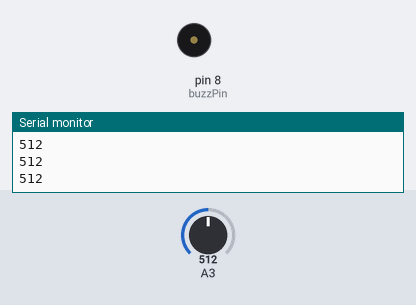
This sketch was run on a simulated Arduino Uno, built with avr-gcc and run on an emulated ATmega328P. Shown: buzzer (waves = sounding, pin HIGH), the last lines printed to the serial monitor. The inputs (shaded band) are chosen by the test bench; at power-on: A3 = 512.

Above: at 1.2 s.
1.3 s: A3 set to 892
2.8 s: A3 set to 908
At 3.5 s:
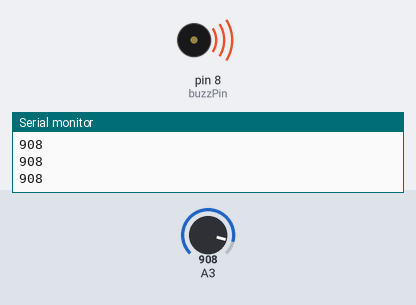
4.3 s: A3 set to 900
At 4.6 s:
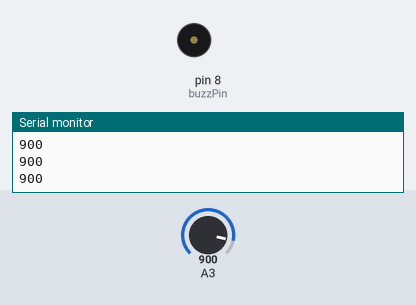
5.8 s: A3 set to 1023
At 7.1 s:
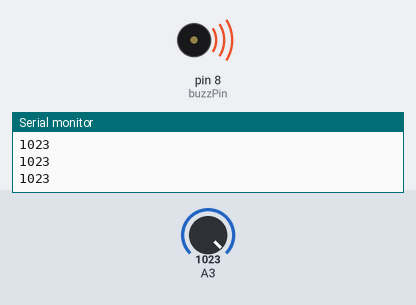
Timing chart, 0 to 8.3 s (numbered marks = the images above; inputs shaded):
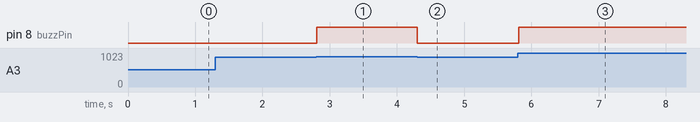

Measured:
- the behaviour switches between 900 and 901 on A3 (found by bisection; images 0 and 1)
- after the input at 2.8 s, pin 8 (buzzPin): LOW → HIGH at once
- after the input at 4.3 s, pin 8 (buzzPin): HIGH → LOW at once
- after the input at 5.8 s, pin 8 (buzzPin): LOW → HIGH at once

The sketch:

buzzer.ino
```cpp
int myNumb;
int buzzPin = 8;
int ReadVal;
String msg = "Please Input the number";
void setup() {
  // put your setup code here, to run once:
Serial.begin(9600);
pinMode(buzzPin, OUTPUT);
pinMode(A3, INPUT);

}

void loop() {
  // put your main code here, to run repeatedly:


ReadVal = analogRead(A3);
Serial.println(ReadVal);

while (ReadVal>900){
  digitalWrite(buzzPin, HIGH);
  ReadVal = analogRead(A3);
  Serial.println(ReadVal);

}
digitalWrite(buzzPin, LOW);
}
```
